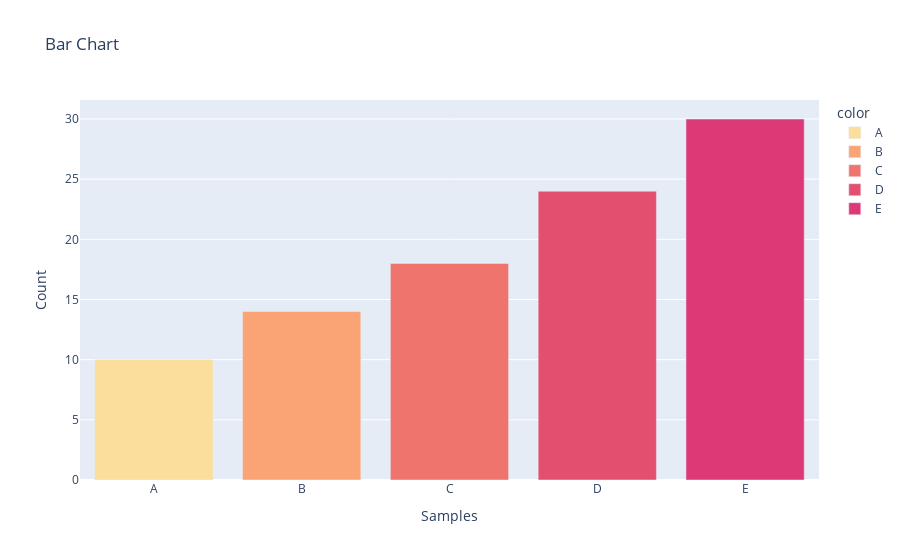

The notebook cell saved with this chart:
### Code cell
samples = ['A','B','C', 'D','E']
Counts = [10,14,18,24,30]
fig = px.bar(x=samples, y=Counts, title='Bar Chart', labels={'x':'Samples', 'y':'Count'}, 
                color=['A','B','C','D','E'], color_discrete_sequence=px.colors.sequential.Sunsetdark)
fig.show()

### Figure 1 — Plotly figure (JSON) as saved in the notebook; plotly's stock layout.template omitted (floating-point values rounded to 4 significant figures)
{"data": [{"alignmentgroup": "True", "hovertemplate": "color=A<br>Samples=%{x}<br>Count=%{y}<extra></extra>", "legendgroup": "A", "marker": {"color": "rgb(252, 222, 156)", "pattern": {"shape": ""}}, "name": "A", "offsetgroup": "A", "orientation": "v", "showlegend": true, "textposition": "auto", "type": "bar", "x": ["A"], "xaxis": "x", "y": [10], "yaxis": "y"}, {"alignmentgroup": "True", "hovertemplate": "color=B<br>Samples=%{x}<br>Count=%{y}<extra></extra>", "legendgroup": "B", "marker": {"color": "rgb(250, 164, 118)", "pattern": {"shape": ""}}, "name": "B", "offsetgroup": "B", "orientation": "v", "showlegend": true, "textposition": "auto", "type": "bar", "x": ["B"], "xaxis": "x", "y": [14], "yaxis": "y"}, {"alignmentgroup": "True", "hovertemplate": "color=C<br>Samples=%{x}<br>Count=%{y}<extra></extra>", "legendgroup": "C", "marker": {"color": "rgb(240, 116, 110)", "pattern": {"shape": ""}}, "name": "C", "offsetgroup": "C", "orientation": "v", "showlegend": true, "textposition": "auto", "type": "bar", "x": ["C"], "xaxis": "x", "y": [18], "yaxis": "y"}, {"alignmentgroup": "True", "hovertemplate": "color=D<br>Samples=%{x}<br>Count=%{y}<extra></extra>", "legendgroup": "D", "marker": {"color": "rgb(227, 79, 111)", "pattern": {"shape": ""}}, "name": "D", "offsetgroup": "D", "orientation": "v", "showlegend": true, "textposition": "auto", "type": "bar", "x": ["D"], "xaxis": "x", "y": [24], "yaxis": "y"}, {"alignmentgroup": "True", "hovertemplate": "color=E<br>Samples=%{x}<br>Count=%{y}<extra></extra>", "legendgroup": "E", "marker": {"color": "rgb(220, 57, 119)", "pattern": {"shape": ""}}, "name": "E", "offsetgroup": "E", "orientation": "v", "showlegend": true, "textposition": "auto", "type": "bar", "x": ["E"], "xaxis": "x", "y": [30], "yaxis": "y"}], "layout": {"barmode": "relative", "legend": {"title": {"text": "color"}, "tracegroupgap": 0}, "title": {"text": "Bar Chart"}, "xaxis": {"anchor": "y", "domain": [0, 1], "title": {"text": "Samples"}}, "yaxis": {"anchor": "x", "domain": [0, 1], "title": {"text": "Count"}}}}
